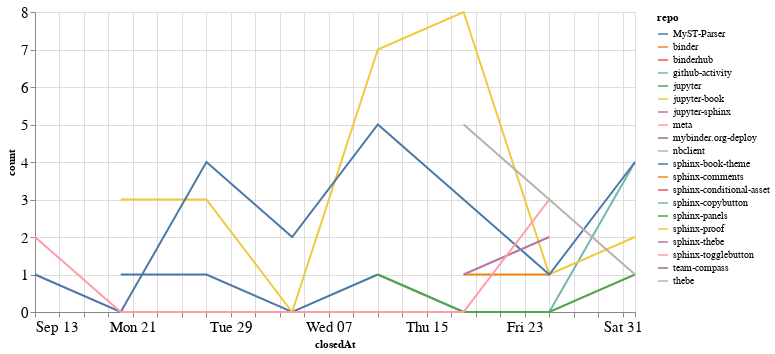

The notebook cell this image was saved under:
### Code cell
closed_by_time = closed_by.groupby('repo').resample('W', on='closedAt').count()['author'].reset_index()
closed_by_time = closed_by_time.rename(columns={'author': 'count'})

alt.Chart(closed_by_time, width=600).mark_line().encode(
    x='closedAt',
    y='count',
    color='repo',
    tooltip="repo"
)

### Figure 1 — Vega-Lite specification as saved in the notebook (floating-point values rounded to 4 significant figures)
{"config": {"axisLeft": {"labelFontSize": 15}, "axisBottom": {"labelFontSize": 15}}, "data": {"name": "data-6900e415f4ba306d164218f82c8071d0"}, "mark": "line", "encoding": {"color": {"type": "nominal", "field": "repo"}, "tooltip": {"type": "nominal", "field": "repo"}, "x": {"type": "temporal", "field": "closedAt"}, "y": {"type": "quantitative", "field": "count"}}, "width": 600, "$schema": "https://vega.github.io/schema/vega-lite/v4.8.1.json", "datasets": {"data-6900e415f4ba306d164218f82c8071d0": [{"repo": "MyST-Parser", "closedAt": "2020-09-20T00:00:00", "count": 1}, {"repo": "MyST-Parser", "closedAt": "2020-09-27T00:00:00", "count": 1}, {"repo": "MyST-Parser", "closedAt": "2020-10-04T00:00:00", "count": 0}, {"repo": "MyST-Parser", "closedAt": "2020-10-11T00:00:00", "count": 1}, {"repo": "binder", "closedAt": "2020-10-18T00:00:00", "count": 1}, {"repo": "binder", "closedAt": "2020-10-25T00:00:00", "count": 1}, {"repo": "binderhub", "closedAt": "2020-11-01T00:00:00", "count": 1}, {"repo": "github-activity", "closedAt": "2020-10-11T00:00:00", "count": 1}, {"repo": "github-activity", "closedAt": "2020-10-18T00:00:00", "count": 0}, {"repo": "github-activity", "closedAt": "2020-10-25T00:00:00", "count": 0}, {"repo": "github-activity", "closedAt": "2020-11-01T00:00:00", "count": 4}, {"repo": "jupyter", "closedAt": "2020-10-11T00:00:00", "count": 1}, {"repo": "jupyter", "closedAt": "2020-10-18T00:00:00", "count": 0}, {"repo": "jupyter", "closedAt": "2020-10-25T00:00:00", "count": 0}, {"repo": "jupyter", "closedAt": "2020-11-01T00:00:00", "count": 1}, {"repo": "jupyter-book", "closedAt": "2020-09-20T00:00:00", "count": 3}, {"repo": "jupyter-book", "closedAt": "2020-09-27T00:00:00", "count": 3}, {"repo": "jupyter-book", "closedAt": "2020-10-04T00:00:00", "count": 0}, {"repo": "jupyter-book", "closedAt": "2020-10-11T00:00:00", "count": 7}, {"repo": "jupyter-book", "closedAt": "2020-10-18T00:00:00", "count": 8}, {"repo": "jupyter-book", "closedAt": "2020-10-25T00:00:00", "count": 1}, {"repo": "jupyter-book", "closedAt": "2020-11-01T00:00:00", "count": 2}, {"repo": "jupyter-sphinx", "closedAt": "2020-09-27T00:00:00", "count": 1}, {"repo": "meta", "closedAt": "2020-09-13T00:00:00", "count": 2}, {"repo": "mybinder.org-deploy", "closedAt": "2020-10-18T00:00:00", "count": 1}, {"repo": "nbclient", "closedAt": "2020-09-13T00:00:00", "count": 1}, {"repo": "sphinx-book-theme", "closedAt": "2020-09-13T00:00:00", "count": 1}, {"repo": "sphinx-book-theme", "closedAt": "2020-09-20T00:00:00", "count": 0}, {"repo": "sphinx-book-theme", "closedAt": "2020-09-27T00:00:00", "count": 4}, {"repo": "sphinx-book-theme", "closedAt": "2020-10-04T00:00:00", "count": 2}, {"repo": "sphinx-book-theme", "closedAt": "2020-10-11T00:00:00", "count": 5}, {"repo": "sphinx-book-theme", "closedAt": "2020-10-18T00:00:00", "count": 3}, {"repo": "sphinx-book-theme", "closedAt": "2020-10-25T00:00:00", "count": 1}, {"repo": "sphinx-book-theme", "closedAt": "2020-11-01T00:00:00", "count": 4}, {"repo": "sphinx-comments", "closedAt": "2020-09-27T00:00:00", "count": 1}, {"repo": "sphinx-conditional-asset", "closedAt": "2020-10-25T00:00:00", "count": 2}, {"repo": "sphinx-copybutton", "closedAt": "2020-09-27T00:00:00", "count": 1}, {"repo": "sphinx-panels", "closedAt": "2020-10-18T00:00:00", "count": 1}, {"repo": "sphinx-proof", "closedAt": "2020-09-27T00:00:00", "count": 1}, {"repo": "sphinx-thebe", "closedAt": "2020-10-18T00:00:00", "count": 1}, {"repo": "sphinx-thebe", "closedAt": "2020-10-25T00:00:00", "count": 2}, {"repo": "sphinx-togglebutton", "closedAt": "2020-09-13T00:00:00", "count": 2}, {"repo": "sphinx-togglebutton", "closedAt": "2020-09-20T00:00:00", "count": 0}, {"repo": "sphinx-togglebutton", "closedAt": "2020-09-27T00:00:00", "count": 0}, {"repo": "sphinx-togglebutton", "closedAt": "2020-10-04T00:00:00", "count": 0}, {"repo": "sphinx-togglebutton", "closedAt": "2020-10-11T00:00:00", "count": 0}, {"repo": "sphinx-togglebutton", "closedAt": "2020-10-18T00:00:00", "count": 0}, {"repo": "sphinx-togglebutton", "closedAt": "2020-10-25T00:00:00", "count": 3}, {"repo": "team-compass", "closedAt": "2020-10-11T00:00:00", "count": 1}, {"repo": "thebe", "closedAt": "2020-10-18T00:00:00", "count": 5}, {"repo": "thebe", "closedAt": "2020-10-25T00:00:00", "count": 3}, {"repo": "thebe", "closedAt": "2020-11-01T00:00:00", "count": 1}]}}
